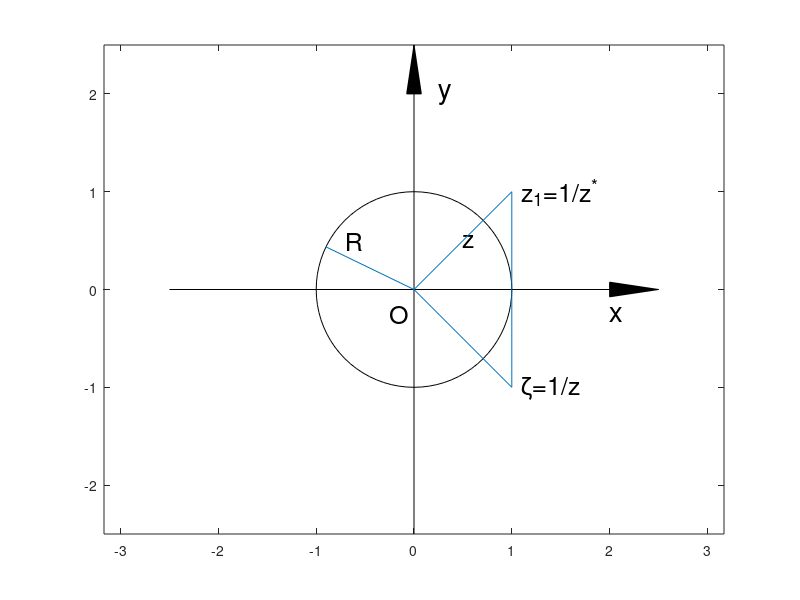

The MATLAB source for this figure:
%%%  画圆
aplha=0:pi/40:2*pi;
r=1;
x=r*cos(aplha);
y=r*sin(aplha);
plot(x,y,'-k');
hold on;
axis equal

%%% 画十字箭头坐标轴
x=-2.5:2.5;
y=-2.5:2.5;
plot([0 0],[min(y),max(y)],'k',[min(x),max(x)],[0 0],'k');
ax=[max(x),max(x)-0.5,max(x)-0.5;0,0.075,-0.075];
fill(ax(1,:),ax(2,:),'k');
ay=[0,0.075,-0.075;max(y),max(y)-0.5,max(y)-0.5];
fill(ay(1,:),ay(2,:),'k');

%%% 标X,Y,R,O,Z
text(0.5,0.5,'z','FontSize',18);
text(1.1,1,'z_{1}=1/z^{*}','FontSize',18);
text(1.1,-1,'\zeta=1/z','FontSize',18);
text(0.25,2,'y','FontSize',20);
text(2,-0.25,'x','FontSize',20);
text(-0.7,0.5,'R','FontSize',18);
text(-0.25,-0.25,'O','FontSize',18);

%%% 画虚线
a=complex(0.5,0.5);
line([0,real(a)],[0,imag(a)])
b=conj(a);  c=1/a;  d=1/b;
line([0,real(c)],[0,imag(c)]);
line([ real(c),real(d)],[ imag(c),imag(d)]);
line([ real(a),real( d)],[ real(a),imag( d)]);
line([0,-0.9],[0,(1-0.9.^2).^0.5]);

